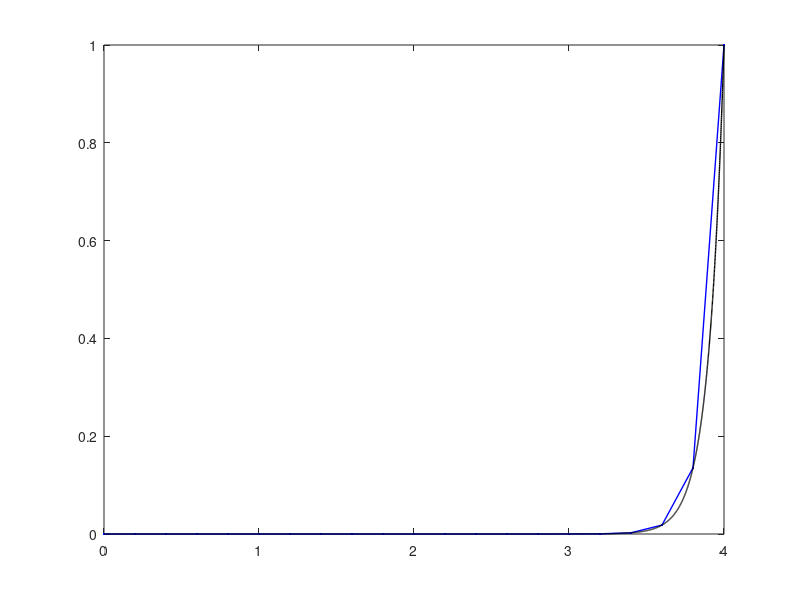

This chart was generated by the following MATLAB code:
clear all
%close all

% INPUT BEGIN %%%%%%%%%%%%%%%
L=4;
a=1; % advection coefficient
kappa=1e-1; % diffusion coefficient
Nel=20;
phi1=0; %BC Left
phi2=1; %BC Right
kappa_tilde_switch = 1; % -> use "1" for Galerkin+SUPG and "0" for Galerkin
% INPUT END %%%%%%%%%%%%%%%%%


PeL=a*L/kappa;
h=L/Nel;
x=L/Nel*[0:1:Nel]'; 

% output
alpha = a*h/(2*kappa);
if (alpha==0)
    xi=0;
else
    coth_alpha = (exp(alpha)+exp(-alpha))/(exp(alpha)-exp(-alpha));
    xi = coth_alpha-1/alpha;
end
%Convection Operator
DC=1/2*[- 1 1;
          -1 1]; 
%Diffusion Operator
DD=1/h*[ 1 -1;
        -1  1];

M1=zeros(Nel+1,Nel+1);
for i=1:Nel
    M1(i:i+1,i:i+1) = M1(i:i+1,i:i+1) ...
                     +a*DC+(kappa+kappa_tilde_switch*a*h/2*xi)*DD;
end

M1= M1(2:end-1,:);
f11=M1(:,1);
f12=M1(:,end);
M1= M1(:,2:end-1);
phiU = [phi1; -inv(M1)*(f11*phi1+f12*phi2); phi2]



bcf=[phi1;phi2];
bcK=[1 1; 1 exp(PeL)];
ccc = inv(bcK)*bcf;
c1=ccc(1,1);
c2=ccc(2,1);
xe=[0:0.0005:L];

figure(2), clf
gg=plot(x,phiU,'.-b');
set(gg,'LineWidth',1) 
hold on
gg=plot(xe,c1+c2*exp(PeL*xe/L),'k');
set(gg,'LineWidth',1)
%axis([0 1 -.2 1])

